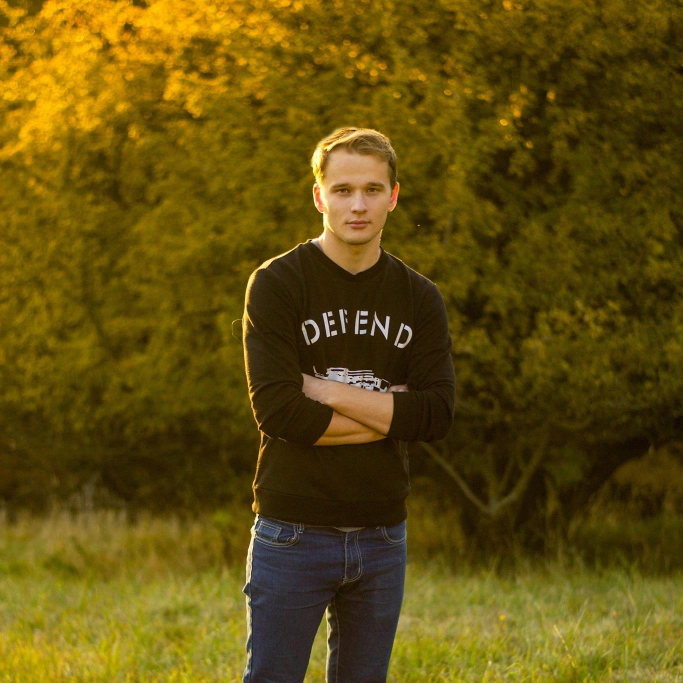
#> input picture training-data/s1/10.jpg, 1365 x 1365 px (shown at 1/2 size); its folder holds only this picture in this run
$ python face-rec1.0.py
#> lines starting #> are read from the running program, lines starting #| are printed output that depends on the picture
import cv2
import os
import numpy as np


subjects = ["", "Sebastian", "Ondrej","Majka" ,"Sabina","Tom"]

#---------------------------------------------------------------------------------------------------------------------
#function to detect face using OpenCV
def detect_face(img):

    #convert the test image to gray image as opencv face detector expects gray images
    gray = cv2.cvtColor(img, cv2.COLOR_BGR2GRAY)
    #there is also a more accurate but slow Haar classifier
    face_cascade = cv2.CascadeClassifier('opencv-files/lbpcascade_frontalface.xml')

    #let's detect multiscale (some images may be closer to camera than others) images
    #result is a list of faces
    faces = face_cascade.detectMultiScale(gray, scaleFactor=1.2, minNeighbors=5);

    #if no faces are detected then return original img
    if (len(faces) == 0):
        return None, None

    #extract the face area
    (x, y, w, h) = faces[0]

    #return only the face part of the image
    return gray[y:y+w, x:x+h], faces[0]
#---------------------------------------------------------------------------------------------------------------------------
def prepare_training_data(data_folder_path):


    #get the directories (one directory for each subject) in data folder
#> called with data_folder_path = 'training-data'
    dirs = os.listdir(data_folder_path)

    #list to hold all subject faces
    faces = []
    #list to hold labels for all subjects
    labels = []

    #let's go through each directory and read images within it
    for dir_name in dirs:

        #our subject directories start with letter 's' so
        #ignore any non-relevant directories if any
        if not dir_name.startswith("s"):
            continue;


        label = int(dir_name.replace("s", ""))

        subject_dir_path = data_folder_path + "/" + dir_name

        #get the images names that are inside the given subject directory
        subject_images_names = os.listdir(subject_dir_path)

        #go through each image name, read image,
        #detect face and add face to list of faces
        for image_name in subject_images_names:

            #ignore system files like .DS_Store
            if image_name.startswith("."):
                continue;

            #build image path
            #sample image path = training-data/s1/1.pgm
            image_path = subject_dir_path + "/" + image_name
            #read image
            image = cv2.imread(image_path)
#> image is the input picture: shape (1365, 1365, 3); mean B, G, R 13.6, 79, 98.5
            #display an image window to show the image
            cv2.imshow("Training on image...", cv2.resize(image, (400, 500)))
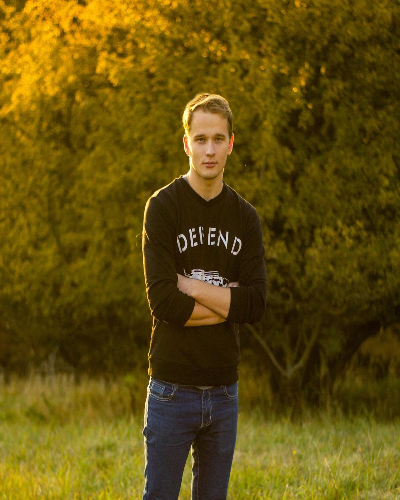
#> window 'Training on image...': shape (500, 400, 3); mean B, G, R 13.5, 78.8, 98.4
            cv2.waitKey(10)

            #detect face
            face, rect = detect_face(image)
#> in detect_face, `gray = cv2.cvtColor(img, cv2.COLOR_BGR2GRAY)`:
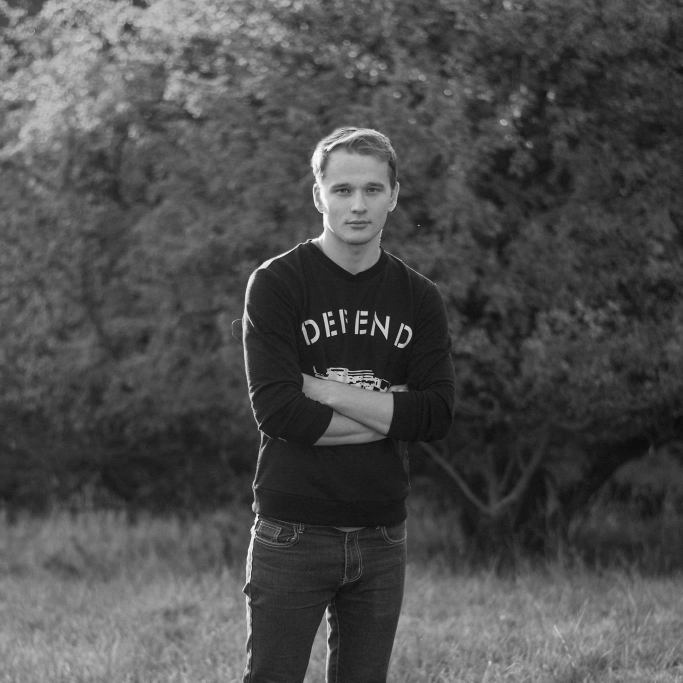
#> gray: shape (1365, 1365) (shown at 1/2 size); min 1, max 254, mean 77.3
#> in detect_face, `faces = face_cascade.detectMultiScale(gray, scaleFactor=1.2, minNeighb..`: faces = [[631, 315, 171, 171]]
#> in detect_face, `(x, y, w, h) = faces[0]`: x = 631; y = 315; w = 171
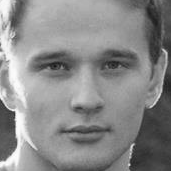
#> face: shape (171, 171); min 22, max 254, mean 137.2
#> rect = [631, 315, 171, 171]

            if face is not None:
                #add face to list of faces
                faces.append(face)
                #add label for this face
                labels.append(label)
#> pass 2 of the loop in prepare_training_data, `for dir_name in dirs:`:
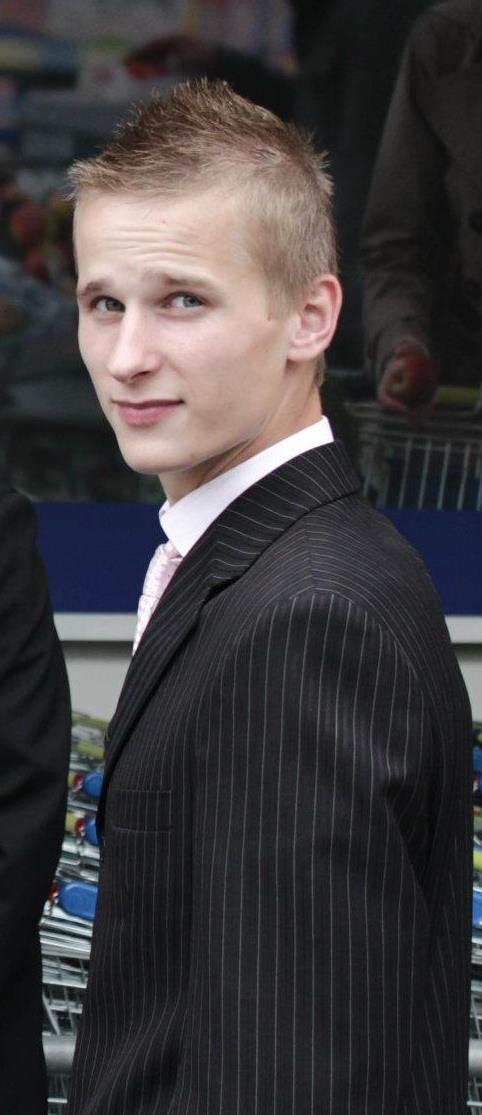
#> input picture training-data/s2/1.jpg, 482 x 1115 px
#> in prepare_training_data, image is the input picture: shape (1115, 482, 3); mean B, G, R 61.5, 60, 63.2
#> in detect_face (call 2), `gray = cv2.cvtColor(img, cv2.COLOR_BGR2GRAY)`:
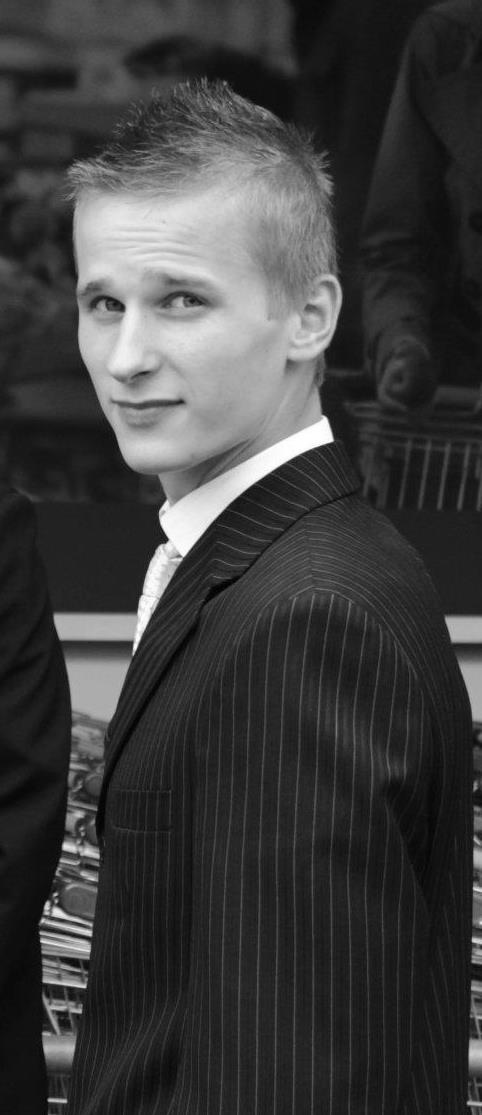
#> gray: shape (1115, 482); min 0, max 255, mean 61.1
#> in detect_face (call 2), `faces = face_cascade.detectMultiScale(gray, scaleFactor=1.2, minNeighb..`: faces = [[30, 219, 225, 225]]
#> x = 30; y = 219; w = 225
#> in prepare_training_data, `face, rect = detect_face(image)`:
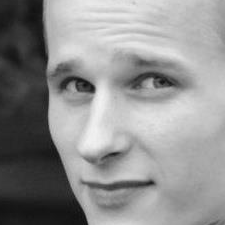
#> face: shape (225, 225); min 12, max 242, mean 143.2
#> rect = [30, 219, 225, 225]

    cv2.destroyAllWindows()
    cv2.waitKey(1)
    cv2.destroyAllWindows()

    return faces, labels


print("Preparing data...")
faces, labels = prepare_training_data("training-data")
#> faces = 2 items; labels = [1, 2]
print("Data prepared")

#print total faces and labels
print("Total faces: ", len(faces))
#| Total faces:  2
print("Total labels: ", len(labels))
#| Total labels:  2

#create our LBPH face recognizer
face_recognizer = cv2.face.LBPHFaceRecognizer_create()

#train our face recognizer of our training faces
face_recognizer.train(faces, np.array(labels))
print(np.array(labels))
#| [1 2]


#given width and heigh
def draw_rectangle(img, rect):
    (x, y, w, h) = rect
    cv2.rectangle(img, (x, y), (x+w, y+h), (0, 255, 0), 2)

#function to draw text on give image starting from
#passed (x, y) coordinates.
def draw_text(img, text, x, y):
    cv2.putText(img, text, (x, y), cv2.FONT_HERSHEY_PLAIN, 5, (0, 255, 0), 2)


def predict(test_img):
    #make a copy of the image as we don't want to chang original image
#> (the run stopped early here; a loop or call above may not have finished)
